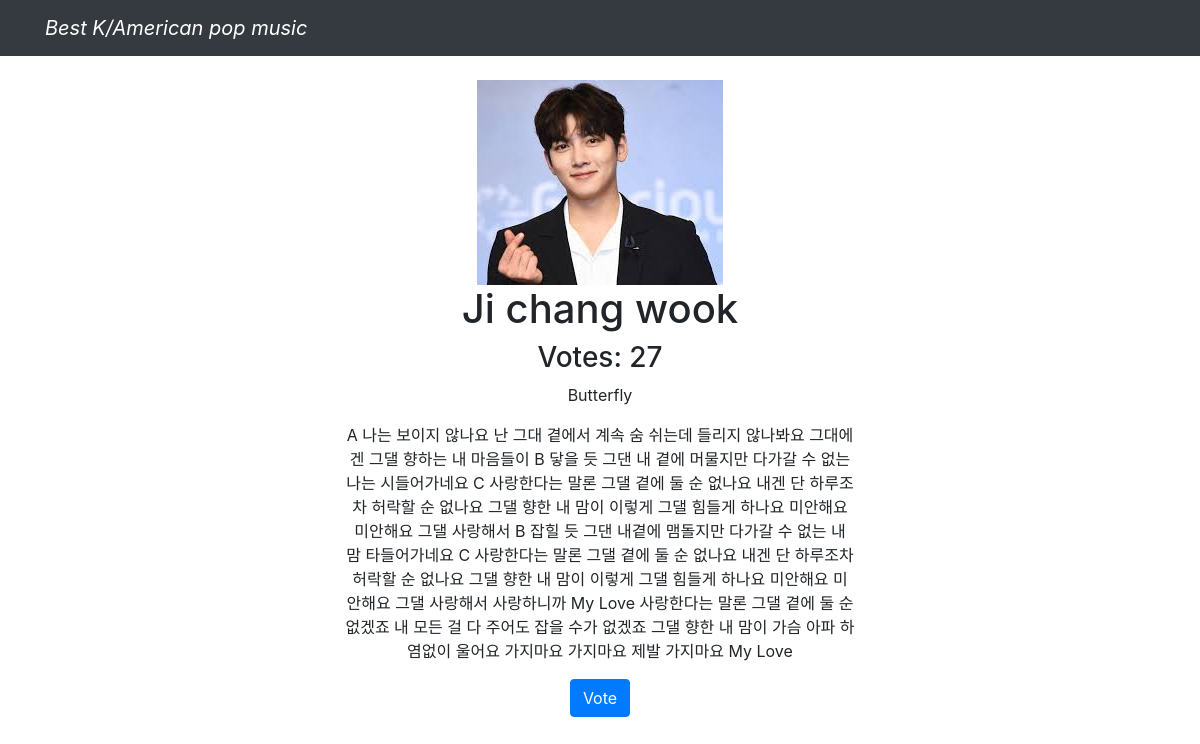
The app's page /music/1/ with its own data.
### music/models.py (models this page shows, shortened)
class Songs(models.Model):
    singer = models.CharField(max_length=20)
    title = models.CharField(max_length=20)
    text = models.TextField(max_length=500)
    pub_date = models.DateField('date published')

class Votes(models.Model):
    song = models.ForeignKey(Songs, on_delete=models.CASCADE)
    num_votes = models.IntegerField(default=0)

### music/views.py (the view)
# urls.py: path('<int:song_id>/', views.detail, name='detail'),
def detail(request, song_id):
    template = loader.get_template('music/detail.html')
    singer = Songs.objects.get(pk=song_id)
    try:
        vote = Votes.objects.get(song_id=song_id)
    except Votes.DoesNotExist:
        context = {
            'singer': singer,
            'vote': 0
        }
        return HttpResponse(template.render(context, request))
    context = {
        'singer': singer,
        'vote': vote
    }
    return HttpResponse(template.render(context, request))

### music/templates/music/detail.html (shortened to what this page needs)
{% extends 'music/base.html' %}
{% block content %}
    <div class="container">
        <div class="header" style="display: inline-block">
            <img alt="">
            <h1>{{ singer.singer }}</h1>
        </div>
    {% if vote == 0 %}
        <h2>No votes yet!</h2>
    {% else %}
        <h3>Votes: {{ vote.num_votes }}</h3>
    {% endif %}
    <p>{{ singer.title }}</p>
    <div class="container" style="width: 50%; justify-items: center">
        <p>{{ singer.text }}</p>
    </div>
    <h3><a class="btn btn-primary" href="{% url 'music:vote' song_id=singer.id %}">Vote</a></h3>
</div>
{% endblock %}

### records on screen
Songs: singer "Ji chang wook", title "Butterfly", text "A 나는 보이지 않나요 난 그대 곁에서 계속 숨 쉬는데 들리지 않나봐요 그대에겐 그댈 향하는 내 마음들이 B 닿을 듯 그댄 내 곁에 머물지만 다가갈 수 없는 나는 시들어가네요 C 사랑한다는 말론 그댈 곁에 둘 순 없나요 내겐 단 하루조차 허락할 순 없나요 그댈 향한 내 맘이 이렇게 그댈 힘들게 하나요 미안해요 미안해요 그댈 사랑해서 B 잡힐 듯 그댄 내곁에 맴돌지만 다가갈 수 없는 내 맘 타들어가네요 C 사랑한다는 말론 그댈 곁에 둘 순 없나요 내겐 단 하루조차 허락할 순 없나요 그댈 향한 내 맘이 이렇게 그댈 힘들게 하나요 미안해요 미안해요 그댈 사랑해서 사랑하니까 My Love 사랑한다는 말론 그댈 곁에 둘 순 없겠죠 내 모든 걸 다 주어도 잡을 수가 없겠죠 그댈 향한 내 맘이 가슴 아파 하염없이 울어요 가지마요 가지마요 제발 가지마요 My Love"
Votes: num_votes "27"
